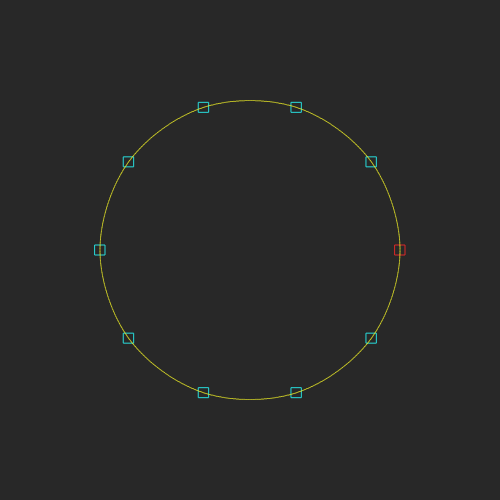
Frame 1 (no input)
Frame 60 (no input): identical to frame 1, image omitted
Frame 120 (the mouse pressed at the canvas centre since frame 60): identical to frame 1, image omitted

The p5.js sketch that drew this single still picture (run headless with seeded random() and noise() and a simulated clock; from frame 60 on, the mouse is pressed at the canvas centre):

// p5.js sketch
// ── sketch.js
// https://en.wikipedia.org/wiki/Cubic_Hermite_spline#Catmull%E2%80%93Rom_spline

// "WASD" to move selected point
// "QE" to select next,prev points
// "R" to move points by randomized step
// "L" toggles linear lines, "P" toggles point boxes, "T" toggles tangents

const ptCt = 10;
const startTheta = 0;
let points = [];
let ptIdx = 0;

let tangents = [];
let tangentsInvalid = true;

let accel = [false, false, false, false]; // left, up, right, down
const speed = 2;
let accels = null; // defined in setup;

const randMag = 10;

const tanMag = 15;

let pointsEnabled = true,
  linearEnabled = false,
  tangentsEnabled = false;

let tensionSlider,
  lastValue = -1;
let curveTimestepSlider;

function setup() {
  createCanvas(500, 500);
  tensionSlider = createSlider(0, 1, 0.5, 0.05);
  curveTimestepSlider = createSlider(0.001, 0.05, 0.01, 0.001);
  accels = [
    createVector(-speed, 0),
    createVector(0, -speed),
    createVector(speed, 0),
    createVector(0, speed),
  ];
  const arc = (2 * PI) / ptCt;
  const rad = 150;
  const cx = width / 2,
    cy = height / 2;
  for (let i = 0; i < ptCt; i++) {
    let theta = i * arc + startTheta;
    points.push(createVector(cx + cos(theta) * rad, cy + sin(theta) * rad));
  }
}

function draw() {
  background(40);
  movePoint();
  if (tensionSlider.value() != lastValue) tangentsInvalid = true;
  if (tangentsInvalid) {
    lastValue = tensionSlider.value();
    calcTangents(1 - lastValue);
    tangentsInvalid = false;
  }
  if (pointsEnabled) {
    drawPoints();
  } else {
    drawSelectedPoint();
  }
  if (linearEnabled) drawLinear();
  if (tangentsEnabled) drawTangents();
  drawCurve();
}

function movePoint() {
  let point = points[ptIdx];
  for (let i = 0; i < 4; i++)
    if (accel[i]) {
      point.add(accels[i]);
      tangentsInvalid = true;
    }
}

function drawPoints() {
  noFill();
  const rad = 5,
    dia = rad * 2;
  for (let i = 0; i < points.length; i++) {
    stroke(40, 220, 220);
    let pt = points[i];
    if (i == ptIdx) stroke(220, 40, 40);
    rect(pt.x - rad, pt.y - rad, dia, dia);
  }
}

function drawSelectedPoint() {
  const rad = 5,
    dia = rad * 2;
  noFill();
  stroke(220, 40, 40);
  let pt = points[ptIdx];
  rect(pt.x - rad, pt.y - rad, dia, dia);
}

function drawLinear() {
  stroke(220);
  let last = points[points.length - 1];
  for (const pt of points) {
    line(pt.x, pt.y, last.x, last.y);
    last = pt;
  }
}

function drawTangents() {
  stroke(220, 40, 220);
  for (let i = 0; i < points.length; i++) {
    const pt = points[i];
    const t = tangents[i];
    line(pt.x, pt.y, pt.x + t.x, pt.y + t.y);
  }
}

function calcTangents(tension) {
  for (let i = 0; i < points.length; i++) {
    const pt = points[i],
      last = points[getIndex(i - 1)],
      next = points[getIndex(i + 1)];
    // tangents[i] = pt.copy().sub(last).add(next.copy().sub(pt)).setMag(tanMag);
    tangents[i] = next.copy().sub(last).mult(tension);
  }
}

function drawCurve() {
  stroke(240, 240, 40);
  const timestep = curveTimestepSlider.value();
  for (let idx = 0; idx < points.length; idx++) {
    let nextIdx = getIndex(idx + 1);
    for (let t = 0; t <= 1; t += timestep) {
      drawPt(idx, nextIdx, t);
    }
  }
}
function drawPt(i0, i1, t) {
  const p0 = points[i0],
    m0 = tangents[i0],
    p1 = points[i1],
    m1 = tangents[i1];
  const tt = t * t,
    ttt = tt * t;
  const fp0 = 2 * ttt - 3 * tt + 1,
    fm0 = ttt - 2 * tt + t,
    fp1 = -2 * ttt + 3 * tt,
    fm1 = ttt - tt;

  point(
    fp0 * p0.x + fm0 * m0.x + fp1 * p1.x + fm1 * m1.x,
    fp0 * p0.y + fm0 * m0.y + fp1 * p1.y + fm1 * m1.y
  );
}

function keyPressed() {
  switch (keyCode) {
    case LEFT_ARROW:
      accel[0] = true;
      break;
    case UP_ARROW:
      accel[1] = true;
      break;
    case RIGHT_ARROW:
      accel[2] = true;
      break;
    case DOWN_ARROW:
      accel[3] = true;
      break;
  }
}

function keyReleased() {
  switch (keyCode) {
    case LEFT_ARROW:
      accel[0] = false;
      break;
    case UP_ARROW:
      accel[1] = false;
      break;
    case RIGHT_ARROW:
      accel[2] = false;
      break;
    case DOWN_ARROW:
      accel[3] = false;
      break;
  }
}

function keyTyped() {
  switch (key) {
    case "q":
      ptIdx--;
      validateIndex();
      break;
    case "e":
      ptIdx++;
      validateIndex();
      break;
    case "r":
      for (const pt of points) pt.add(p5.Vector.random2D().mult(randMag));
      tangentsInvalid = true;
      break;
    case "p":
      pointsEnabled = !pointsEnabled;
      break;
    case "l":
      linearEnabled = !linearEnabled;
      break;
    case "t":
      tangentsEnabled = !tangentsEnabled;
      break;
  }
}

function validateIndex() {
  ptIdx = getIndex(ptIdx);
}

function getIndex(idx) {
  while (idx < 0) idx += points.length;
  return idx % points.length;
}
